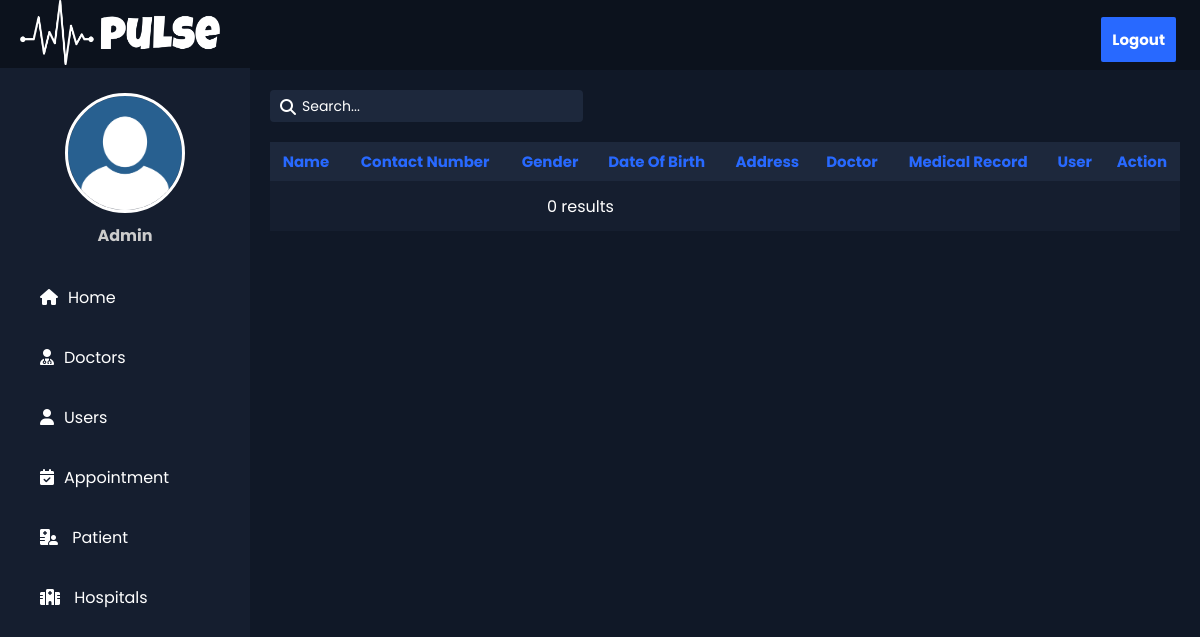
Before: /patient.php with the older database file.
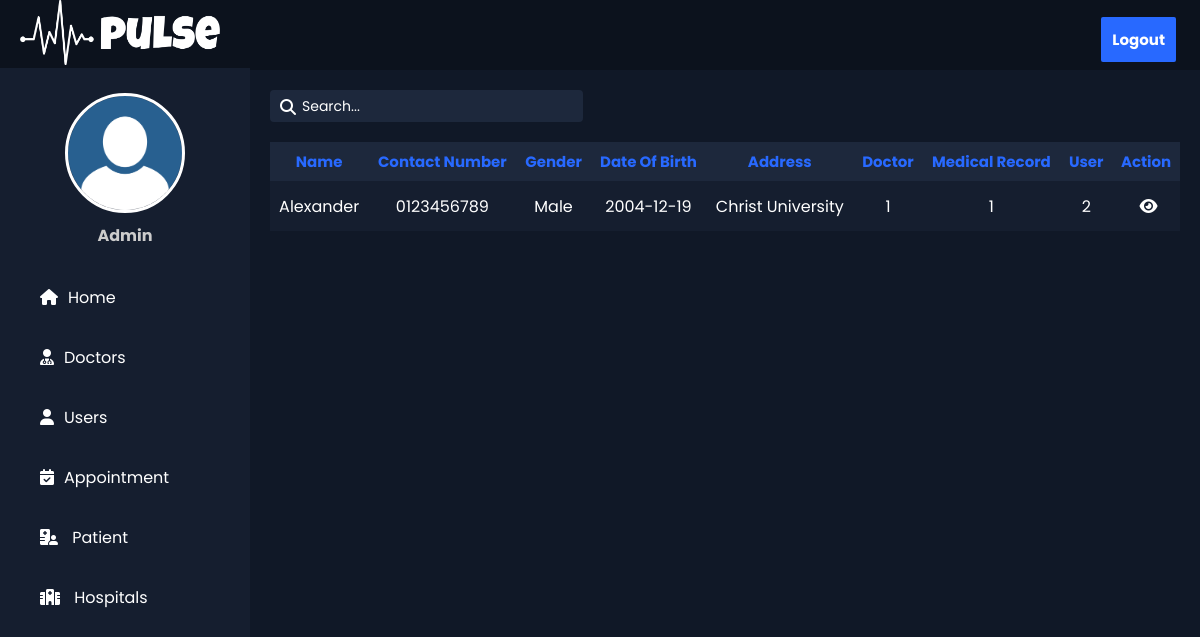
After: the same page with the newer database file.
### tables this page shows
CREATE TABLE `patient` (
  `pid` int(3) NOT NULL,
  `pname` varchar(100) NOT NULL,
  `pgender` text NOT NULL,
  `pdob` date NOT NULL,
  `pAge` int(11) NOT NULL,
  `pcontact` varchar(10) NOT NULL,
  `paddress` varchar(100) NOT NULL,
  `hid` int(10) NOT NULL,
  `doc` int(10) NOT NULL,
  `medicalrec` int(11) NOT NULL,
  `user` int(10) NOT NULL
);

### patient.php (the view, shortened to what this page needs)
<!DOCTYPE html>
<html lang="en">
<head>
    <link rel="stylesheet" href="css/patient.css">
    <link rel="stylesheet" href="css/all.min.css">
    <link rel="stylesheet" href="https://cdnjs.cloudflare.com/ajax/libs/font-awesome/6.2.0/css/all.min.css"
    />
</head>
<body>
    <div class="header_dash">
    <div class="loh">
            <img src="images/pulse.png" alt="My Logo" width="200" height="65">
    </div>
        <div class="right_area">
            <a href="index.php" class="logout_btn">Logout</a>
        </div>
    </div>
    <div class="sidebar">
        <div class="myprofile-photo">
            <div class="profile">
            </div>
            <h4>Admin</h4>
        </div>
        <a href="dashboard.php"><i class="fa-sharp fa-solid fa-house"></i><span>Home</span></a>
        <a href="#"><i class="fa-solid fa-solid fa-user-doctor"></i><span>Doctors</span></a>
        <a href="user.php"><i class="fa-solid fa-user"></i><span>Users</span></a>
        <a href="#"><i class="fa-solid fa-calendar-check"></i><span>Appointment</span></a>
        <a href="patient.php"><i class="fa-solid fa-hospital-user"></i><span> Patient</span></a>
        <a href="#"><i class="fa-solid fa-hospital" style="color: #ffffff;"></i><span> Hospitals</span></a>
    </div>
    <div class="content">
        <div class="sebtn">
            <div class="search">
                <i class="fa-solid fa-magnifying-glass "></i>
                <input class="search-bar" placeholder="Search..." type="text">
            </div>
        </div>
        <div class="table">
            <table>
                <tr>
                    <th>Name</th>
                    <th>Contact Number</th>
                    <th>Gender</th>
                    <th>Date Of Birth</th>
                    <th>Address</th>
                    <th>Doctor</th>
                    <th>Medical Record</th>
                    <th>User</th>
                    <th>Action</th>
                </tr>
                <?php
                $servername = "localhost";
                $username = "root";
                $password = "";
                $dbname = "pulsepointpro";
                $conn = new mysqli($servername, $username, $password, $dbname);
                $sql = "SELECT * FROM patient";
                $result = $conn->query($sql);
                if ($result->num_rows > 0) {
                    while ($row = $result->fetch_assoc()) {
                        echo "<tr>";
                        echo "<td>" . $row["pname"] . "</td>";
                        echo "<td>" . $row["pcontact"] . "</td>";
                        echo "<td>" . $row["pgender"] . "</td>";
                        echo "<td>" . $row["pdob"] . "</td>";
                        echo "<td>" . $row["paddress"] . "</td>";
                        echo "<td>" . $row["doc"] . "</td>";
                        echo "<td>" . $row["medicalrec"] . "</td>";
                        echo "<td>" . $row["user"] . "</td>";
                        echo "<td><a href='view_data_patient.php'><i class='fa-solid fa-eye'></i></a></td>";
                        echo "</tr>";
                    }
                } else {
                    echo "<tr><td colspan='6'>0 results</td></tr>";
                }
                ?>
            </table>
        </div>
    </div>
</body>
</html>

Changed rows visible on the page:
added patient: pname "Alexander", pcontact "0123456789", pgender "Male", pdob "2004-12-19", paddress "Christ University", doc "1", medicalrec "1", user "2"
Other visible differences:
text no longer shown: "0 results"
